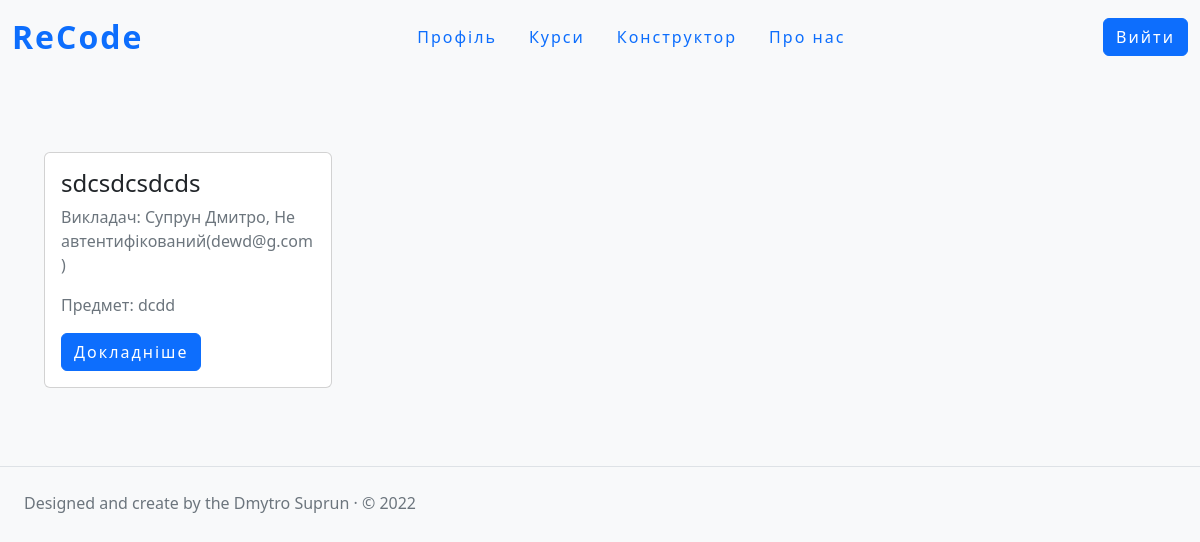
The page /course/ (signed in) on the database as committed earlier.
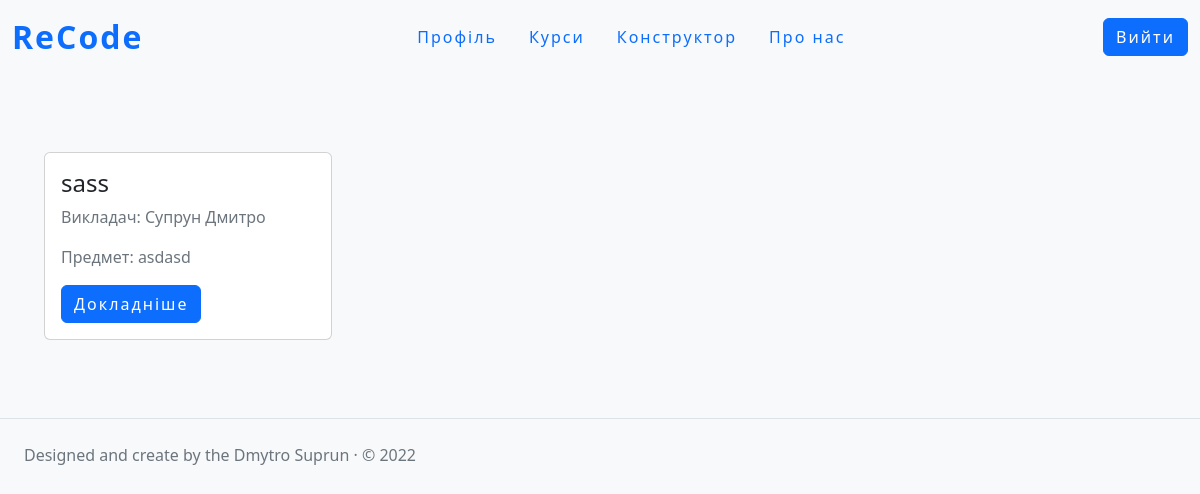
The same page on the database as committed later.
### course/models.py (models this page shows, shortened)
class CourseConfig(models.Model):
    name=models.CharField('Назва курсу', max_length=255)
    course_slug=models.SlugField('URL', db_index=True, unique=True, max_length=255)
    subject=models.CharField('Предмет', max_length=255)
    date_creating=models.DateField(auto_now_add=True)
    def get_absolute_url(self):
        return reverse('detail_course', kwargs={'course_slug':self.course_slug})
    class Meta:
        ordering = ['-pk']

### course/views.py (the view, shortened to what this page needs)
# urls.py: path('', show_all_course, name='all_course'),
@login_required
def show_all_course(request):
    user_role = get_role(request)
    if user_role == 'anonymousStudent':
        context = {
            'title': 'Курси',
            'type': user_role
        }
    else:
        courses = []
        teachers_on_course = {}
        this_teacher_info = TeacherInCourse.objects.filter(e_mail=request.user.email)
        for record in this_teacher_info:
            courses.append(record.course)
        for course in courses:
            list_with_teachers = []
            teachers_local = TeacherInCourse.objects.filter(course=course)
            for teacher in teachers_local:
                try:
                    tmp = User.objects.get(email=teacher.e_mail)
                    this_teacher = f'{tmp.first_name} {tmp.last_name},'
                except:
                    this_teacher = f'Не автентифікований({teacher.e_mail}),'
                list_with_teachers.append(this_teacher)
            teachers_on_course[course] = list_with_teachers
        for val in teachers_on_course.values():
            val[-1] = val[-1].replace(val[-1][-1], '')
        context={
            'title':'Курси',
            'type': user_role,
            'courses':teachers_on_course.items()
        }
    return render(request, 'course/all course.html', context=context)

### staticPages/views.py (called while the page is built)
def get_role(req):
    if req.user.is_anonymous:
        return 'anonymous'
    elif len(TeacherInCourse.objects.filter(e_mail=req.user.email))==0:
        if len(StudentInCourse.objects.filter(e_mail=req.user.email))==0:
            return 'anonymousStudent'
        return 'student'
    return 'teacher'

### course/templates/course/all course.html
{% extends "course/course-layout.html" %}
{%load static%}
{%block styles%}<link rel="stylesheet" href="{%static 'course/css/all_course_style.css'%}">{%endblock%}
{%block content%}
    <div class="grid-4-block-with-course">
        {%for course, teachers in courses%}
            <div class="card card_marg" style="width: 18rem;">
                  <div class="card-body">
                        <h4 class="card-title">{{course.name}}</h4>
                        <p class="text-muted">Викладач:
                            {%for teacher in teachers%}
                                {{teacher}}
                            {%endfor%}
                        </p>
                        <p class="text-muted">Предмет: {{course.subject}}</p>
                        <a href="{{ course.get_absolute_url }}" class="btn btn-primary detail-course-button">Докладніше</a>
                  </div>
            </div>
        {%endfor%}
    </div>
{%endblock%}

Rows that differ between the two databases and show on the page:
removed CourseConfig: name "sdcsdcsdcds", teachers "Супрун Дмитро," "Не автентифікований(dewd@g.com)", subject "dcdd"
added CourseConfig: name "sass", teachers "Супрун Дмитро", subject "asdasd"
